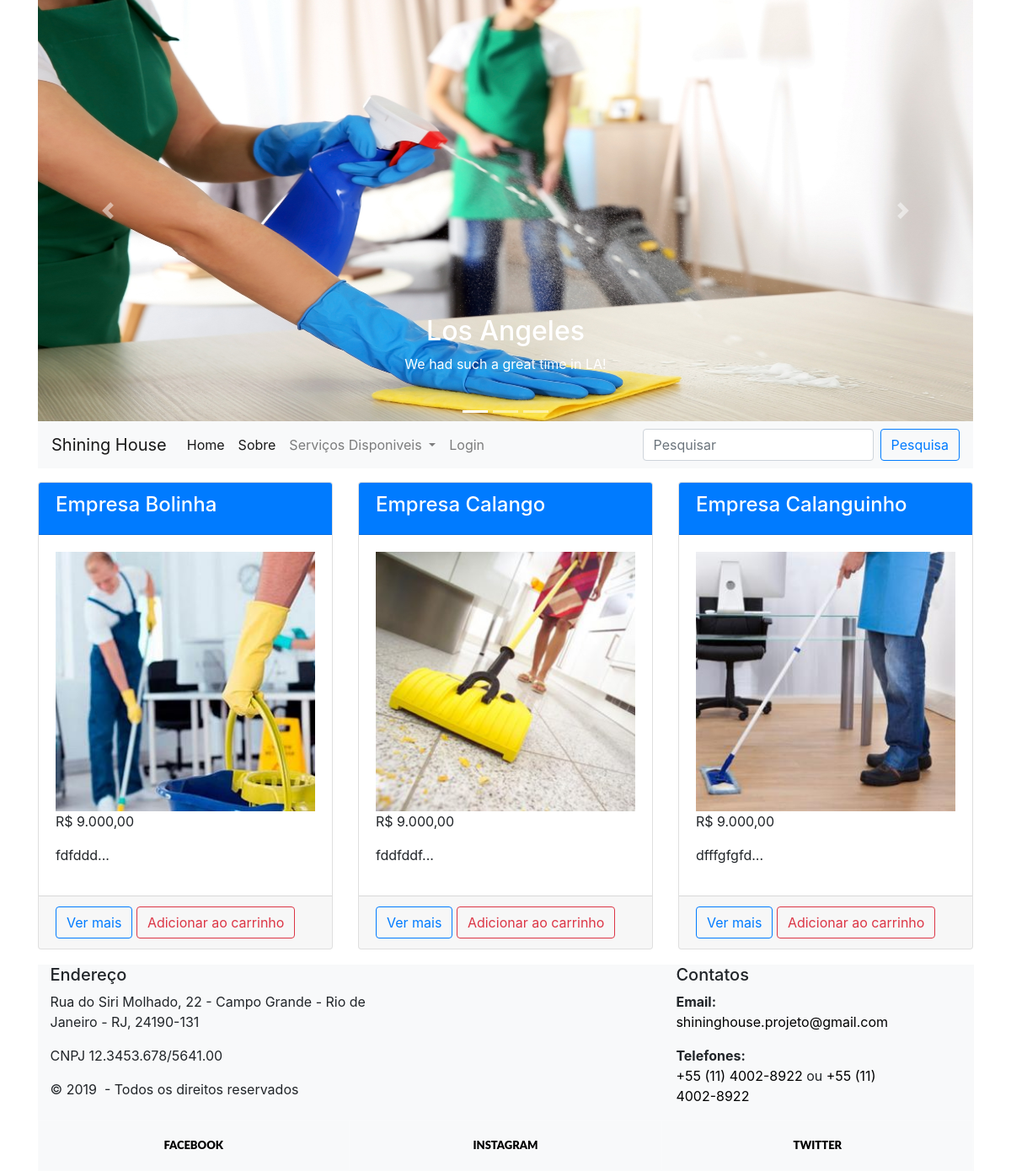
Screenshot of /pesquisa.php?q=empresarial with the database file from the repository.
### tables this page shows
CREATE TABLE `produto` (
  `idproduto` int(11) NOT NULL,
  `titulo` varchar(50) NOT NULL,
  `descricao` longtext NOT NULL,
  `preco` float NOT NULL,
  `totalavaliacao` int(11) NOT NULL,
  `somaavaliacao` int(11) NOT NULL,
  `imagem` varchar(50) NOT NULL,
  `categoria` varchar(30) NOT NULL
);

### pesquisa.php (the view, shortened to what this page needs)
<?php
   $q = $_GET['q'];
   include "banco.php";
   include "anterior.php";
    $query = "select * from produto where titulo like '%$q%' or descricao like '%$q%' or categoria like '%$q%'";
    $exec = mysqli_query($con, $query);
    echo "<div class='row'>";
    while($p = mysqli_fetch_array($exec)){
      $titulo = $p['titulo'];
      $iproduto = $p['idproduto'];
      $preco = $p['preco'];
      $preco = number_format($preco, 2,',','.');
      $imagem = $p['imagem'];
      $descricao = $p['descricao'];
      $descricao = substr($descricao,0,50);
      echo "
       <div class='col-xs-12 col-md-6 col-lg-4 mt-3'>
           <div class='card'>
               <div class='card-header bg-primary text-white'>
               <h4>$titulo</h4>
           </div>
           <div class='card-body'>
               <img src='produtos/$imagem' style='width:100%' />
               <p>R$ $preco </p>
               <p>$descricao...</p>
           </div>
           <div class='card-footer'>
               <a href='produto.php?id=$iproduto' class='btn btn-outline-primary'>
               Ver mais
               </a>
               <a href='carrinho.php?id=$iproduto' class='btn btn-outline-danger'>
               Adicionar ao carrinho
               </a>
            </div>
          </div>
       </div>
      ";
    }
    echo "</div>";
    include "posterior.php";
?>

### rodape.php (style rules this page uses)
.context-dark, .bg-gray-dark, .bg-primary { color: rgba(255, 255, 255, 0.8); }

### rows the page displays
produto: titulo "Empresa Bolinha", imagem (picture), preco "9.000,00", descricao "fdfddd"
produto: titulo "Empresa Calango", imagem (picture), preco "9.000,00", descricao "fddfddf"
produto: titulo "Empresa Calanguinho", imagem (picture), preco "9.000,00", descricao "dfffgfgfd"
